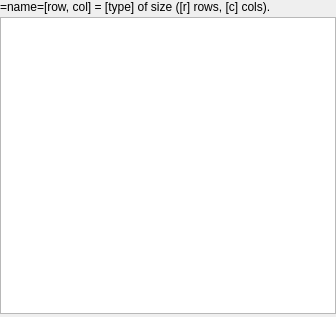
<ui version="4.0" >
 <class>ViewArray</class>
 <widget class="QWidget" name="ViewArray" >
  <property name="geometry" >
   <rect>
    <x>0</x>
    <y>0</y>
    <width>336</width>
    <height>317</height>
   </rect>
  </property>
  <property name="windowTitle" >
   <string>View Array</string>
  </property>
  <layout class="QGridLayout" >
   <property name="margin" >
    <number>0</number>
   </property>
   <property name="spacing" >
    <number>3</number>
   </property>
   <item row="2" column="0" >
    <widget class="QWidget" native="1" name="blankWidget" />
   </item>
   <item row="1" column="0" >
    <widget class="QTableWidget" name="table" >
     <property name="selectionMode" >
      <enum>QAbstractItemView::SingleSelection</enum>
     </property>
    </widget>
   </item>
   <item row="0" column="0" >
    <widget class="QLabel" name="label" >
     <property name="text" >
      <string>=name=[row, col] = [type] of size ([r] rows, [c] cols).</string>
     </property>
     <property name="wordWrap" >
      <bool>true</bool>
     </property>
    </widget>
   </item>
  </layout>
 </widget>
 <resources/>
 <connections/>
</ui>
